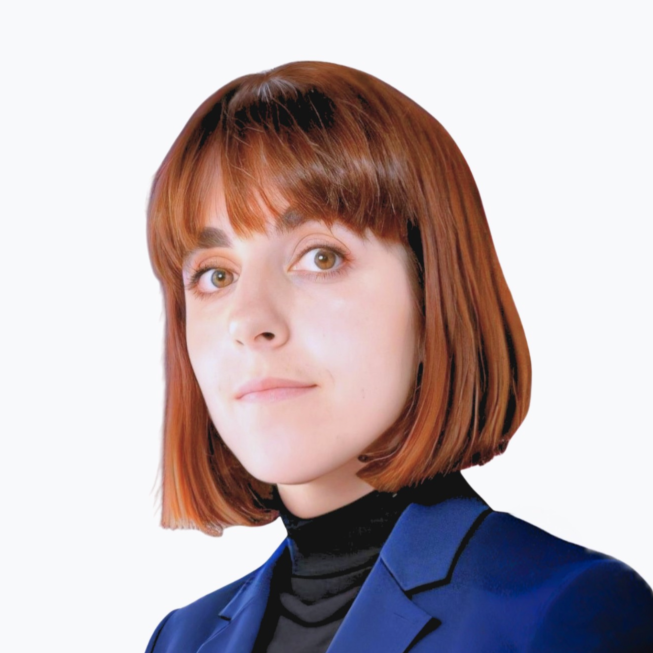
#> input picture notebook/cv.PNG, 1306 x 1306 px (shown at 1/2 size)
$ jupyter execute church-of-ASCIInsion.ipynb
#> lines starting #> are read from the running program, lines starting #| are printed output that depends on the picture
[cell 1]
from PIL import Image
import numpy as np
import os
import time
import sys

class ASCIIfy:
    def __init__(self):
        self.ascii_chars = [' ', '.', ':', ';', '-', '+', 'x', '░', '▒', '▓', '█']

    def print_slow(self, text, delay=0.05, line_delay=0.5):
        for line in text.split('\n'):
            for c in line:
                sys.stdout.write(c)
                sys.stdout.flush()
                time.sleep(delay)
            print()
            time.sleep(line_delay)

    def get_file_name(self, prompt, default_extension=".png"):
        while True:
            name = input(prompt).strip()
            if name.lower() == 'exit':
                return None
            if not os.path.splitext(name)[1]:
                name += default_extension
            if default_extension in ('.png', '.jpg', '.jpeg') and not os.path.exists(name):
                print(f"File '{name}' not found. Try again.")
                continue
            return name

    def imagen_a_ascii(self, imagen_path, ancho_salida=30, alto_salida=None):
        imagen = Image.open(imagen_path).convert('L')  # Convertir a escala de grises
        ancho_original, alto_original = imagen.size

        if alto_salida is None:
            # Calcular altura proporcional si no se especifica
            ratio = alto_original / ancho_original
            alto_salida = int(ancho_salida * ratio)

        # Redimensionar la imagen al tamaño deseado
        imagen = imagen.resize((ancho_salida, alto_salida))
        pixeles = np.array(imagen)

        # Normalizar los píxeles al rango de caracteres ASCII
        pixeles = np.interp(pixeles, (pixeles.min(), pixeles.max()), (0, len(self.ascii_chars)-1))

        ascii_str = ""
        for fila in pixeles:
            for pixel in fila:
                ascii_str += self.ascii_chars[int(pixel)]
            ascii_str += "\n"
        return ascii_str

    def run(self):
        self.print_slow("""
                         C H U R C H  o f  A S C I I n s i o n
        """, delay=0.01, line_delay=0.05)

        ascii_art = r"""
    .                     .                    .
  .                                 *                .      .         *
                             =        .            =
                .         <^\O|^                 ^|O/^>          *
         .         *      \/  |/                 \|  \|                .        .     *
                           /__|      .  '  .      |__\     *
                =           ll     .    |          ll           =
             <^\O|^     ¡__/||       '  |  '       ||\__¡     ^|O/^>      .         *  ·
             \/  |/   ¡_/_| ||  .  '  \ | / '  .   || |_\_¡   \|  \/
      .       /__|  ¡_||_||_||      -== + ==-      ||_||_||_¡  |__\    .       ·
             ..ll   //-|--|-||  '  .  / . \  .  '  ||-|--|-\\   ll..
            (____) /|  |  | ||       .  |  .       || |  |  |\ (____)
             |  |¡//|  |  | ||    '     |     '    || |  |  |\\¡| -|          .  ·
             | -|¡  |  |  | ||       '  .  '       || |  |  | \¡|  |
             |  ||  |  |  | ||                     || |  |  |  || -|
        ¡_¡__|- ||  |  |  | ||   *      +          || |  |  |  ||  |__¡_¡
        ¡_|__|__||__|__|__|_||          A          ||_|__|__|__||__|__|_¡
        ·-|--|--||--|--|--|-||       _ /_\__  *    ||-|--|--|--||--|--|-·
          |  |  ||  |  |  | ||      /|-'O'-|\      || |  |  |  || -|  |
          |  |- ||  |  |  | ||     _||-----||_     || |  |  |  ||  |  |
          |  |  ||  |  |  | ||     /||=====||\     || |  |  |  ||- |  |
          |  | -||  |  |  | ||  __|I_I_[_]_I_I|__  || |  |  |  ||  |  |
         _|__|__||__|__|__|_||:::::::::::::::::::::||_|__|__|__||__|__|_
    www  -|--|--||--|--|--|-||::::::::::::::::www::||-|--|--|--||--|--|-  www
   wwwww =|==|==||==|==|==|=||::::::::::::www::::::||=|==|==|==||==|==|= wwwwwwwwwww  www
wwwwwwwwwwwwwwwwwwwwwwwwwwwwwwwwwwwwwwwwwwwwwwwwwwwwwwwwwwwwwwwwwwwwwwwwwwwwwwwwwwwwwwwww
        """
        self.print_slow(ascii_art, delay=0.01, line_delay=0)

        self.print_slow(
            "               W E L C O M E   T O   T H E   C O N V E R S I O N   P R O G R A M",
            delay=0.05, line_delay=0.10
        )

        self.print_slow("Please:\nGather in my destiny (folder) the chosen image you want to disintegrate into ASCII.\n\nTake all the time you need.\n\nTime is all we have.",
            delay=0.05, line_delay=0.8)

        while True:
            input_path = self.get_file_name(
                "\n> What is the name of the one you wish to join the Ascension? (e.g., image.png): ",
                '.png')
#> the loop in get_file_name, `while True:` made 1 pass; the answer given on pass 1: cv.PNG
            if input_path is None:
                break

            ancho_input = input('> Do you want a width (in number of characters)? Press Enter for default (30): ')
            ancho = int(ancho_input) if ancho_input else 30
            alto_input = input('> Do you want a height (leave empty for proportional calculation)? Press Enter to skip: ')
            alto = int(alto_input) if alto_input else None

            ascii_art = self.imagen_a_ascii(input_path, ancho, alto)
#> in imagen_a_ascii, `imagen = Image.open(imagen_path).convert('L')`:
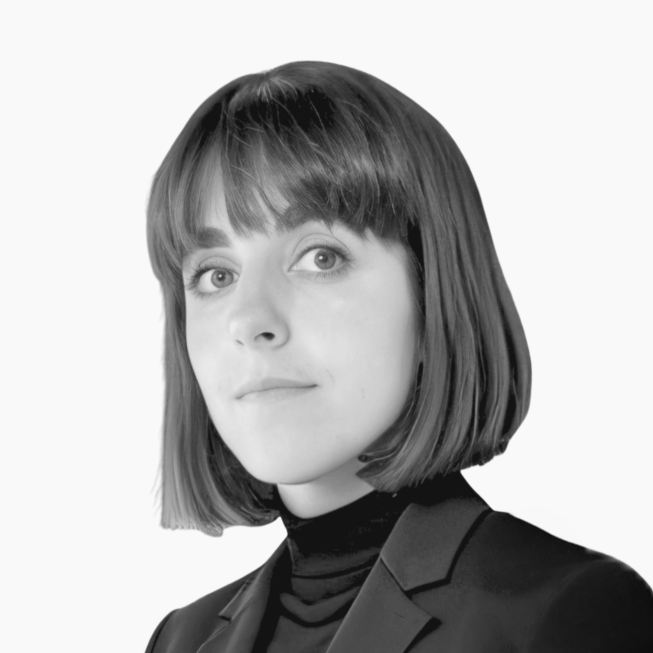
#> imagen: PIL image 1306x1306 L (shown at 1/2 size); min 13, max 252, mean 179.7
#> in imagen_a_ascii, `imagen = imagen.resize((ancho_salida, alto_salida))`:
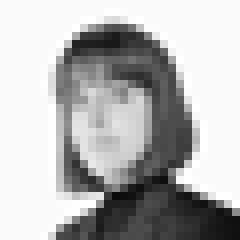
#> imagen: PIL image 30x30 L (shown 8 times larger); min 10, max 255, mean 179.7
#> the loop in imagen_a_ascii, `for fila in pixeles:` made 30 passes
            self.print_slow(ascii_art, delay=0.01, line_delay=0.1)

            output_path = self.get_file_name(
                "\n> Do you want to save the ASCII art to a file? Enter the filename (or press Enter to skip): ",
                '.txt')
            if output_path:
                with open(output_path, 'w') as f:
                    f.write(ascii_art)
                print(f"ASCII art saved to: {os.path.abspath(output_path)}")

            onemoretime = input("> Do you wish to join another icon? (Y/N): ").strip().lower()
#> the answer given: n
            if onemoretime == 'n':
                self.print_slow("\nTime is all we have.\n\nUse it wisely... or don't.\n\nIt's not like we're counting.", delay=0.05, line_delay=0.8)
                break

if __name__ == "__main__":
    asciify = ASCIIfy()
    asciify.run()

[cell 2]
import os
import sys
from PIL import Image
import numpy as np
import time

#preguntar por el path?
os.chdir(r"C:\Users\OMNA\Desktop")

def print_slow(text, delay=0.001, line_delay=0):
    for line in text.split('\n'):
        for c in line:
            sys.stdout.write(c)
            sys.stdout.flush()
            time.sleep(delay)
        print()
        time.sleep(line_delay)

'''ascii_chars = [" ", "░", "▒", "▓", "█"]'''
ascii_chars = [' ', '.', ':', ';', '-', '+', 'x']

def imagen_a_ascii(imagen_path, ancho_salida=30, alto_salida=None):
    imagen = Image.open(imagen_path).convert('L')
    ancho_original, alto_original = imagen.size

    if alto_salida is None:
        ratio = alto_original / ancho_original
        alto_salida = int(ancho_salida * ratio)

    imagen = imagen.resize((ancho_salida, alto_salida))
    pixeles = np.array(imagen)
    pixeles = np.interp(pixeles, (pixeles.min(), pixeles.max()), (0, len(ascii_chars)-1))

    ascii_str = ""
    for fila in pixeles:
        for pixel in fila:
            ascii_str += ascii_chars[int(pixel)]
        ascii_str += "\n"
    return ascii_str

def get_file_name(prompt, default_extension=".png"):
    while True:
        name = input(prompt).strip()
        if name.lower() == 'exit':
            return None
        if not os.path.splitext(name)[1]:
            name += default_extension
        if not os.path.exists(name):
            print(f"File '{name}' not found. Try again or type 'exit' to quit.")
            continue
        return name

def run():
    entra = get_file_name('> Nombre de la imagen: ')
    if entra is None:
        return
    ancho = input('> Desea un ancho (en número de caracteres): ')
    ancho = int(ancho) if ancho else 30
    alto_input = input('> Desea una altura (dejar vacío para calcular proporcionalmente): ')
    alto = int(alto_input) if alto_input else None
    ascii_art = imagen_a_ascii(entra, ancho, alto)
    print_slow(ascii_art)

run()
